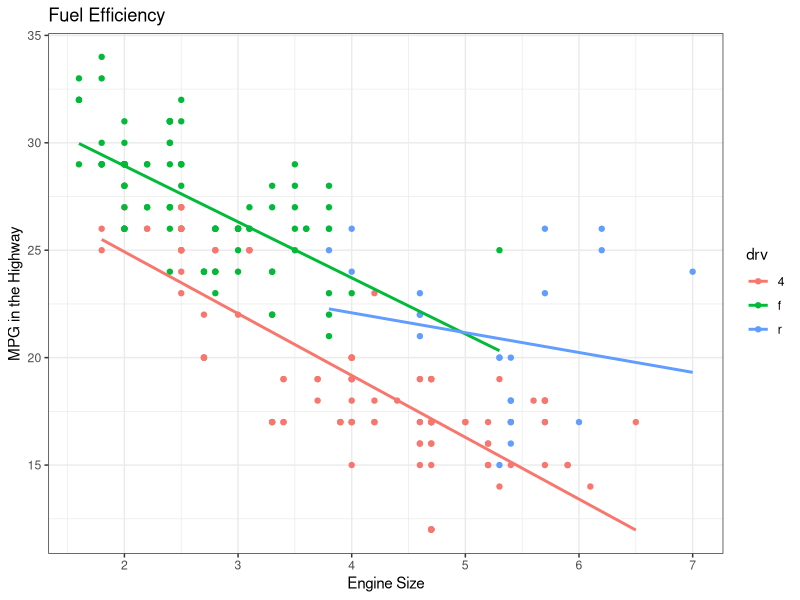

The R source for this figure: (Note: this script raises an error after producing the figure.)
library(tidyverse)



data()
?mpg
view(mpg)
names(mpg)










mpg %>% 
  filter(hwy < 35) %>% 
  ggplot(aes(x = displ, 
             y = hwy, 
             color =  drv)) +
  geom_point() +
  geom_smooth(method = lm, se = FALSE) +
  labs(x = "Engine Size",
       y = "MPG in the Highway",
       title = "Fuel Efficiency") +
  theme_bw() +
  ggsave("Mpg_graphics.jpg")






mpg %>% 
  filter(hwy < 35) %>% 
  ggplot(aes(displ, hwy)) +
  geom_point(aes(color = drv)) +
  geom_smooth(method = lm, se = FALSE) +
  labs(x = "Engine Size",
       y = "MPG in the Highway",
       title = "Fuel Efficiency") +
  theme_bw() 



mpg %>% 
  filter(hwy < 35) %>% 
  ggplot(aes(displ, hwy)) +
  geom_point(aes(color = drv)) +
  geom_smooth() +
  labs(x = "Engine Size",
       y = "MPG in the Highway",
       title = "Fuel Efficiency") +
  theme_bw()



#  ggsave("MPH_hwy.jpg")
